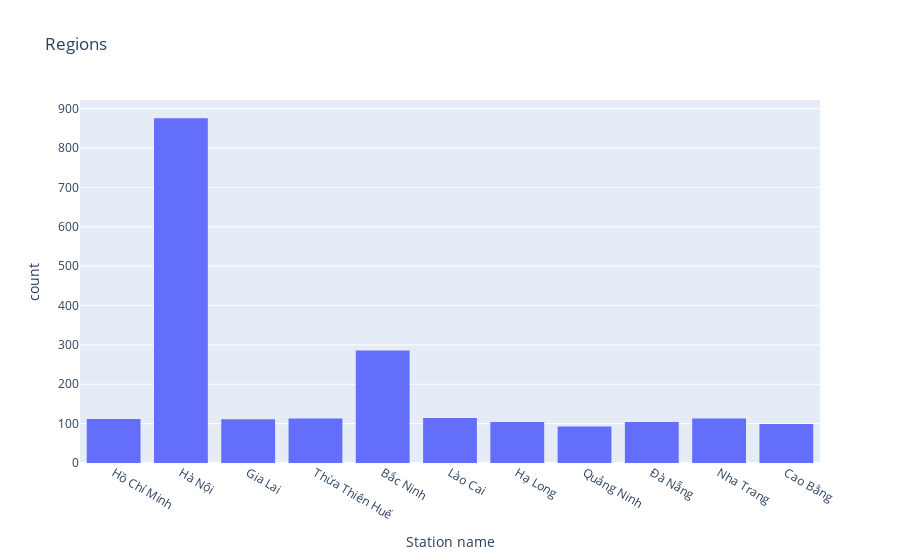

Here is the notebook cell this chart was saved with:
### Markdown cell above
## Các tỉnh thành quan sát

### Code cell
fig = px.histogram(df, x='Station name', title="Regions")
fig.show()

### Figure 1 — Plotly figure (JSON) as saved in the notebook; plotly's stock layout.template omitted (floating-point values rounded to 4 significant figures; data arrays with more than 128 entries replaced by an {"elided": "..."} marker saying what was removed)
{"data": [{"alignmentgroup": "True", "bingroup": "x", "hovertemplate": "Station name=%{x}<br>count=%{y}<extra></extra>", "legendgroup": "", "marker": {"color": "#636efa", "pattern": {"shape": ""}}, "name": "", "offsetgroup": "", "orientation": "v", "showlegend": false, "type": "histogram", "x": {"elided": "2125 str values"}, "xaxis": "x", "yaxis": "y"}], "layout": {"barmode": "relative", "legend": {"tracegroupgap": 0}, "title": {"text": "Regions"}, "xaxis": {"anchor": "y", "domain": [0, 1], "title": {"text": "Station name"}}, "yaxis": {"anchor": "x", "domain": [0, 1], "title": {"text": "count"}}}}
